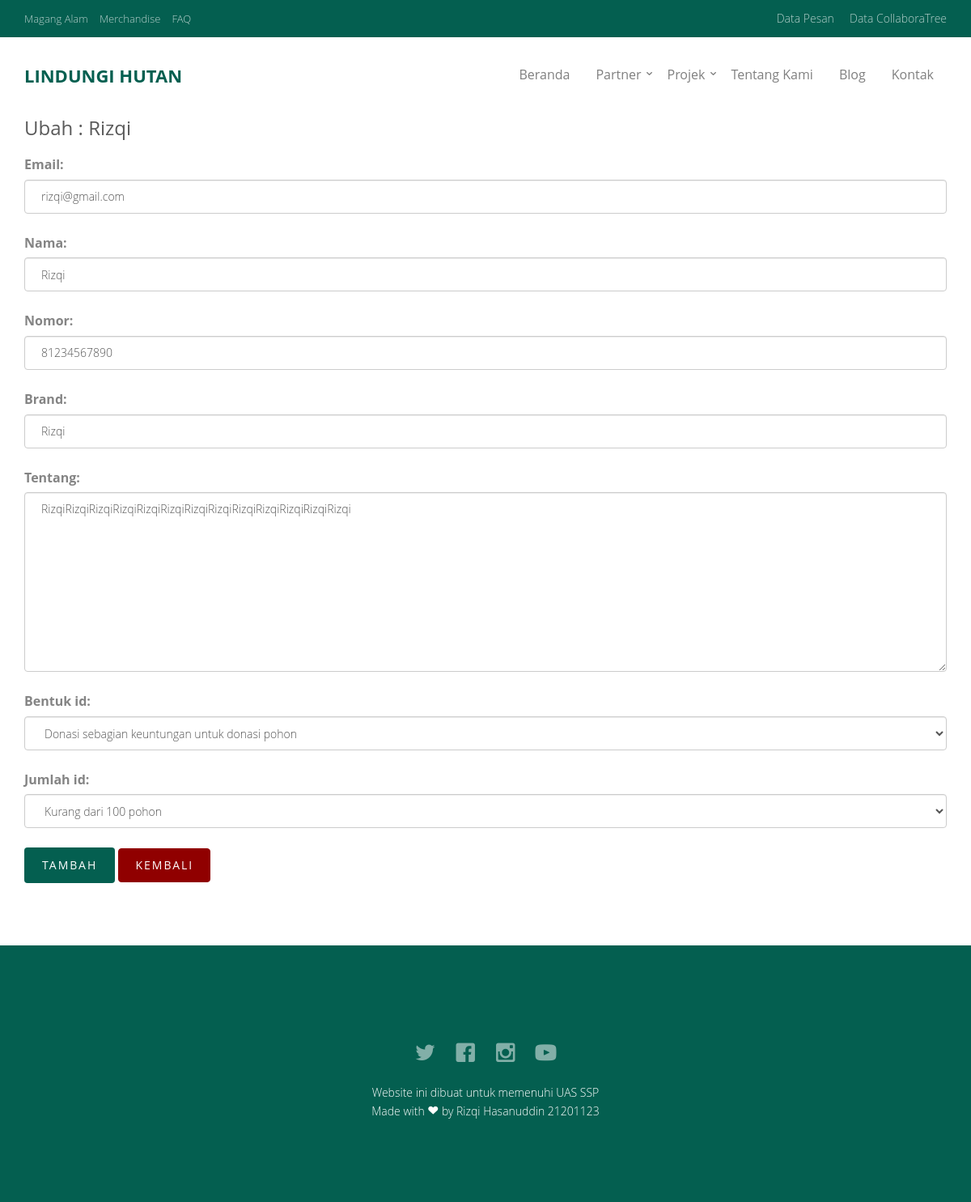
Page /ubah_collab/13 on the committed database.
### collab/models.py (models this page shows, shortened)
class Collab(models.Model):
    email = models.EmailField()
    nama = models.CharField(max_length=50)
    nomor = models.IntegerField()
    brand = models.CharField(max_length=50)
    tentang = models.CharField(max_length=250)
    bentuk_id = models.ForeignKey(Bentuk, on_delete=models.CASCADE, null=True)
    jumlah_id = models.ForeignKey(Jumlah, on_delete=models.CASCADE, null=True)
    waktu_posting = models.DateTimeField(auto_now_add=True)

### collab/views.py (the view)
# urls.py: path('ubah_collab/<int:id_collab>', ubah_collab, name='ubah_collab'),
def ubah_collab(request, id_collab):
    titlenya = "Ubah Collab"
    collabs = Collab.objects.get(id=id_collab)
    if request.POST:
        collab = FormCollab(request.POST, instance=collabs)
        if collab.is_valid():
            collab.save()
            messages.success(request, "Data Berhasil diubah")
            return redirect('ubah_collab', id_collab=id_collab)
    else:
        collab = FormCollab(instance=collabs)
        konteks = {
            'collab': collab,
            'collabs': collabs,
            'title': titlenya,
        }
    return render(request, 'ubah_collab.html', konteks)

### collab/forms.py
class FormCollab(ModelForm):
    class Meta:
        model = Collab
        fields = '__all__'
        widgets = {
            'email' : forms.EmailInput({'class':'form-control'}),
            'nama' : forms.TextInput({'class':'form-control'}),
            'nomor' : forms.NumberInput({'class':'form-control'}),
            'brand' : forms.TextInput({'class':'form-control'}),
            'tentang' : forms.Textarea({'class':'form-control'}),
            'bentuk_id' : forms.Select({'class':'form-control'}),
            'jumlah_id' : forms.Select({'class':'form-control'})
        }

### collab/models.py (called while the page is built)
    def __str__(self):
        return self.bentuk

    def __str__(self):
        return self.jumlah

### templates/ubah_collab.html (shortened to what this page needs)
{% extends 'base.html' %} {% block content %}
<section id="form">
  <div class="container">
    <div class="row">
      <div class="col-md-12">
        <h3 style="margin: 10px 0px 20px 0px">Ubah : {{ collabs.brand }}</h3>
        <form action="{% url 'ubah_collab' collabs.id %}" method="post">
          {% csrf_token %} {{collab.as_p}}
          <button type="submit" class="btn btn-primary">Tambah</button>
          <a href="/Vcollab" class="btn btn-danger">Kembali</a>
        </form>
        <br /><br /><br />
      </div>
    </div>
  </div>
</section>
{% endblock %}

### static/css/style.css (style rules this page uses)
body { font-family: "Open Sans", Arial, sans-serif; line-height: 1.6; font-size: 16px; background: #fff; color: #848484; font-weight: 300; overflow-x: hidden; }
a { color: #045f50; -webkit-transition: 0.5s, ease; -o-transition: 0.5s, ease; transition: 0.5s, ease; }
p, ul, ol { margin-bottom: 1.5em; font-size: 16px; color: #848484; font-family: "Open Sans", Arial, sans-serif; }
h1, h2, h3, h4, h5, h6 { color: #5a5a5a; font-family: "Open Sans", Arial, sans-serif; font-weight: 400; margin: 0 0 30px 0; }
.btn { -webkit-transition: 0.3s; -o-transition: 0.3s; transition: 0.3s; }
.btn { text-transform: uppercase; letter-spacing: 2px; -webkit-transition: 0.3s; -o-transition: 0.3s; transition: 0.3s; }
.btn.btn-primary { background: #045f50; color: #fff; border: none !important; border: 2px solid transparent !important; }

### rows in the picture
Collab: brand "Rizqi", email "rizqi@gmail.com", nama "Rizqi", nomor "81234567890", tentang "RizqiRizqiRizqiRizqiRizqiRizqiRizqiRizqiRizqiRizqiRizqiRizqiRizqi", bentuk_id "Donasi sebagian keuntungan untuk donasi pohon", jumlah_id "Kurang dari 100 pohon"
